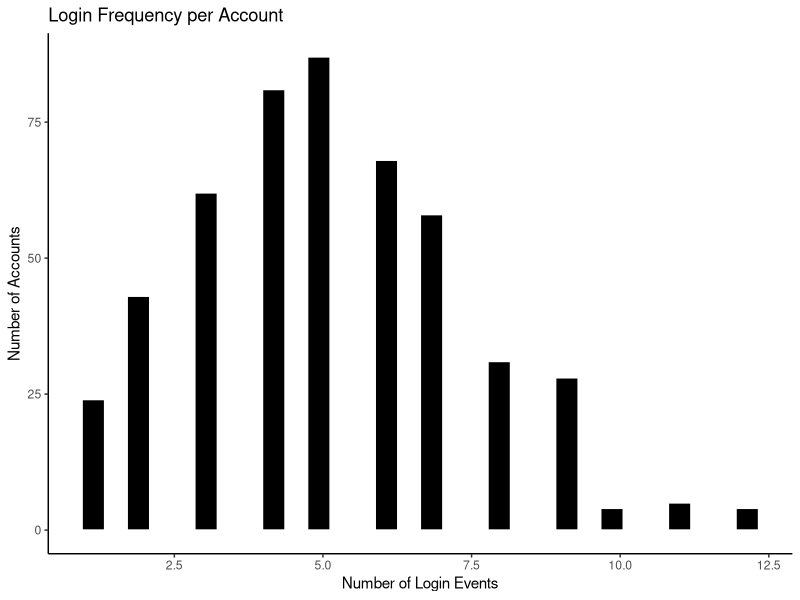
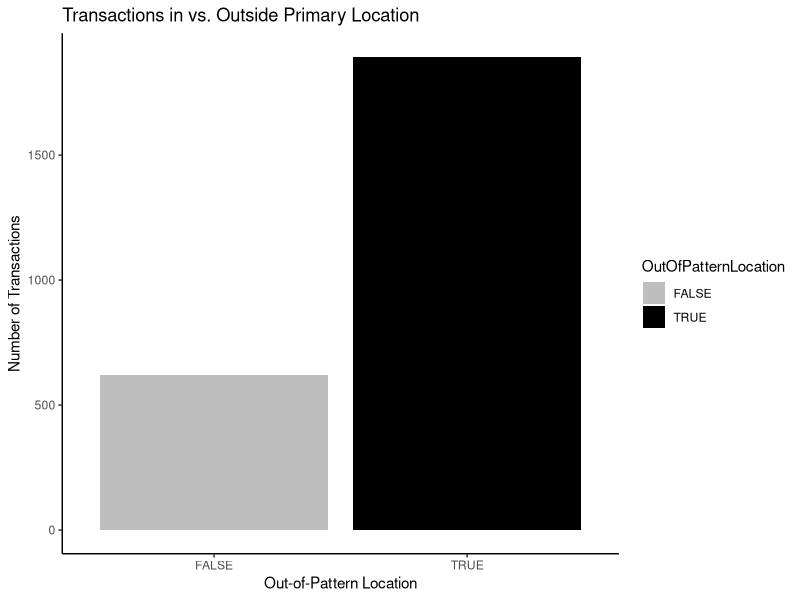
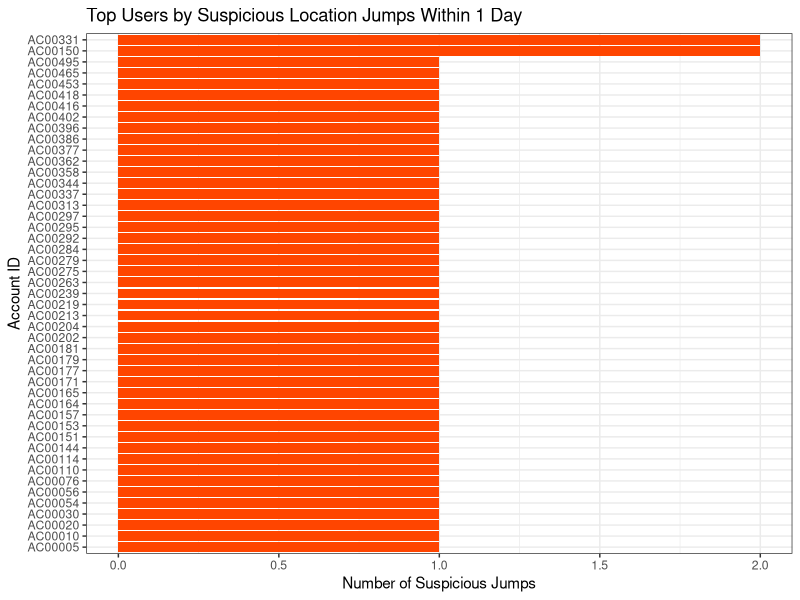

Write the R code that produced these figures, in order.
# Load libraries
library(dplyr)
library(ggplot2)
library(psych)
library(lubridate)

# Load data
setwd(dirname(rstudioapi::getActiveDocumentContext()$path))
df <- read.csv("data_cleaned.csv")

## Login Attempts

# Count logins per account (here, our proxy is 1 transaction = 1 login event)
login_freq <- df %>%
  group_by(AccountID) %>%
  summarise(LoginEvents = n())

# Plot distribution
ggplot(login_freq, aes(x = LoginEvents)) +
  geom_histogram(bins = 30, fill = "black", color = "white") +
  labs(title = "Login Frequency per Account",
       x = "Number of Login Events",
       y = "Number of Accounts") +
  theme_classic()

# Summary stats
describe(login_freq$LoginEvents)

## Investigating high login attempts (anything > 5 to be conservative)
high_login_freq <- login_freq %>% filter(LoginEvents > 5)
flagged_df <- merge(df, high_login_freq, by = 'AccountID')

# Order account information
flagged_df <- flagged_df %>%
  arrange(AccountID, TransactionDate)

## Transaction Locations

user_primary_location <- df %>%
  group_by(AccountID, Location) %>%
  summarise(txn_count = n(), .groups = "drop") %>%
  arrange(AccountID, desc(txn_count)) %>%
  group_by(AccountID) %>%
  slice(1) %>%
  rename(PrimaryLocation = Location)

# Join back to main df
df <- df %>%
  left_join(user_primary_location, by = "AccountID") %>%
  mutate(OutOfPatternLocation = Location != PrimaryLocation)

# How often do users transact outside of their primary locations?
df %>%
  group_by(OutOfPatternLocation) %>%
  summarise(count = n()) %>%
  mutate(percent = count / sum(count))

ggplot(df, aes(x = OutOfPatternLocation, fill = OutOfPatternLocation)) +
  geom_bar() +
  labs(title = "Transactions in vs. Outside Primary Location",
       x = "Out-of-Pattern Location", y = "Number of Transactions") +
  theme_minimal() +
  scale_fill_manual(values = c("grey", "black")) + 
  theme_classic()

# Are these outside of primary transactions unrealistic?

# Ensure TransactionDate is in datetime format
df$TransactionDate <- as.POSIXct(df$TransactionDate)

# Sort by user and time
df <- df %>%
  arrange(AccountID, TransactionDate) %>%
  group_by(AccountID) %>%
  mutate(
    PrevLocation = lag(Location),
    PrevTime = lag(TransactionDate),
    TimeDiffHours = as.numeric(difftime(TransactionDate, PrevTime, units = "hours")),
    LocationJump = Location != PrevLocation,
    GeoVelocityFlag = LocationJump & TimeDiffHours < 6
  ) %>%
  ungroup()

# How many suspicious jumps?
table(df$GeoVelocityFlag)

# Take a look at the df! 
df %>%
  filter(GeoVelocityFlag) %>%
  select(AccountID, TransactionDate, PrevTime, Location, PrevLocation, TimeDiffHours)

# Ensure TransactionDate is a datetime
df$TransactionDate <- as.POSIXct(df$TransactionDate)

df <- df %>%
  arrange(AccountID, TransactionDate) %>%
  group_by(AccountID) %>%
  mutate(
    PrevLocation = lag(Location),
    PrevTime = lag(TransactionDate),
    TimeDiffDays = as.numeric(difftime(TransactionDate, PrevTime, units = "days")),
    LocationJump = Location != PrevLocation,
    GeoVelocityFlag = LocationJump & TimeDiffDays <= 2
  ) %>%
  ungroup()

# Zoom into suspicious jumps that happened within 1 day
jump_1day_df <- df %>%
  filter(LocationJump, !is.na(TimeDiffDays), TimeDiffDays <= 1)

jump_counts <- jump_1day_df %>%
  count(AccountID, name = "NumJumps") %>%
  arrange(desc(NumJumps))

library(ggplot2)

# Plot top 10 users with most jumps within 1 day
top10 <- jump_counts %>% slice_max(NumJumps, n = 10)

ggplot(top10, aes(x = reorder(AccountID, NumJumps), y = NumJumps)) +
  geom_col(fill = "orangered") +
  coord_flip() +
  labs(
    title = "Top Users by Suspicious Location Jumps Within 1 Day",
    x = "Account ID",
    y = "Number of Suspicious Jumps"
  ) +
  theme_bw()
